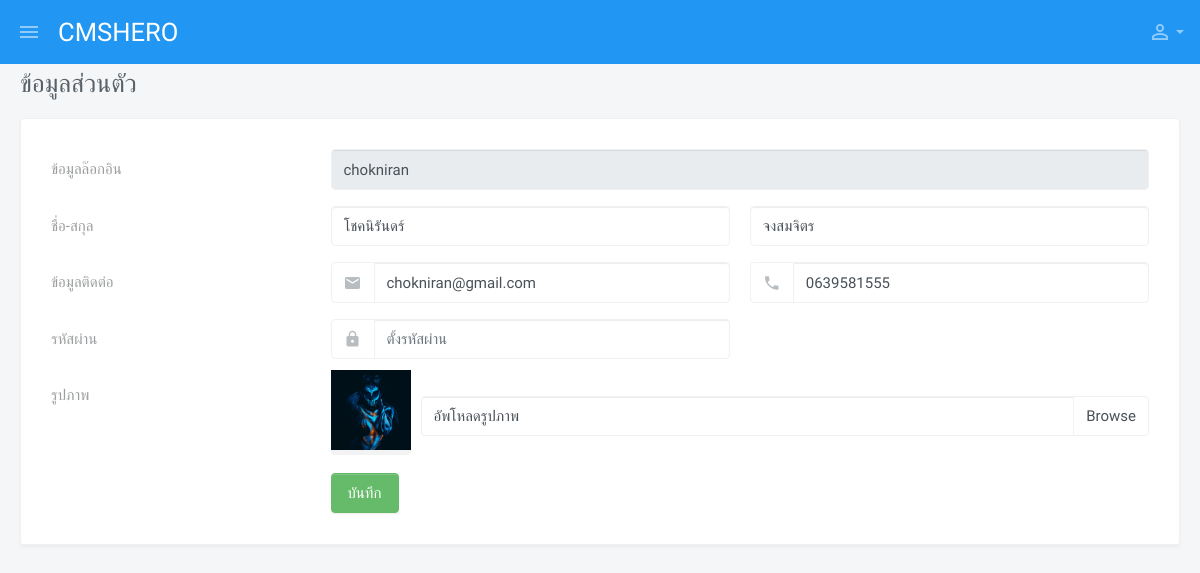
Screenshot of /account/profile (signed in) with the database file from the repository.
### accounts/models.py (models this page shows, shortened)
class Profile(models.Model):
    user = models.OneToOneField(User,on_delete = models.CASCADE)
    user_photo = models.ImageField(upload_to='profile/%Y/%m/%d/')
    user_phone = models.CharField(max_length=15)

### accounts/views.py (the view, shortened to what this page needs)
# urls.py: path('profile',views.profile,name='profile'),
def profile(request):
    current_user = request.user
    profile = Profile.objects.filter(user = current_user.id)
    profile_id = profile[0].id
    profile = get_object_or_404(Profile, pk=profile_id)
    user = get_object_or_404(User, pk=current_user.id)
    profile_after_update = get_object_or_404(Profile, pk=profile_id)
    context = {
      "profile" : profile_after_update
    }
    return render(request,'backend/account/profile.html', context)

### templates/backend/account/profile.html (shortened to what this page needs)
{% extends 'backend/base.html' %}
{% load static %}
{% block pagecontent %}
<ol class="breadcrumb">
    <li class="breadcrumb-item"><a href="{% url 'home' %}">หน้าหลัก</a></li>
    <li class="breadcrumb-item active">ข้อมูลส่วนตัว</li>
</ol>
<h1 class="h2">ข้อมูลส่วนตัว</h1>
<div class="card card-teacher-add">
  <div class="card-body">
    <form class="form-horizontal" id="update-teacher" method="POST" enctype="multipart/form-data">
      <div class="form-group row">
        <label for="name" class="col-sm-3 col-form-label form-label">ข้อมูลล๊อกอิน</label>
        <div class="col-sm-9">
          <div class="row">
            <div class="col-md-12">
              <input name="user_login" id="user_login" type="text" class="form-control" placeholder="ชื่อผู้ใช้งาน" value="{{profile.user.username}}" disabled>
            </div>
          </div>
        </div>
      </div>
      <div class="form-group row">
        <label for="name" class="col-sm-3 col-form-label form-label">ชื่อ-สกุล</label>
        <div class="col-sm-9">
          <div class="row">
            <div class="col-md-6">
              <input type="text" id="first_name" name="first_name" class="form-control" placeholder="ชื่อ" value="{{profile.user.first_name}}">
            </div>
            <div class="col-md-6">
              <input type="text" id="last_name" name="last_name" class="form-control" placeholder="สกุล" value="{{profile.user.last_name}}">
            </div>
          </div>
        </div>
      </div>
      <div class="form-group row">
        <label for="email" class="col-sm-3 col-form-label form-label">ข้อมูลติดต่อ</label>
        <div class="col-sm-9">
          <div class="row">
            <div class="col-md-6">
              <div class="input-group">
                <div class="input-group-prepend">
                  <div class="input-group-text">
                    <i class="material-icons md-18 text-muted">mail</i>
                  </div>
                </div>
                <input type="text" name="user_email" id="user_email" class="form-control" placeholder="อีเมล์" value="{{profile.user.email}}" >
              </div>
            </div>
            <div class="col-md-6">
              <div class="input-group">
                <div class="input-group-prepend">
                  <div class="input-group-text">
                    <i class="material-icons md-18 text-muted">phone</i>
                  </div>
                </div>
                <input type="text" name="user_phone" id="user_phone" class="form-control" placeholder="เบอร์โทร" value="{{profile.user_phone}}">
              </div>
            </div>
          </div>
        </div>
      </div>
      <div class="form-group row">
        <label for="password" class="col-sm-3 col-form-label form-label">รหัสผ่าน</label>
        <div class="col-sm-9">
          <div class="row">
            <div class="col-md-6">
              <div class="input-group">
                <div class="input-group-prepend">
                  <div class="input-group-text">
                    <i class="material-icons md-18 text-muted">lock</i>
                  </div>
                </div>
                <input type="password" id="user_pass" name="user_pass" class="form-control" placeholder="ตั้งรหัสผ่าน">
              </div>
            </div>
          </div>
        </div>
      </div>
      <div class="form-group row">
        <label for="avatar" class="col-sm-3 col-form-label form-label">รูปภาพ</label>
        <div class="col-sm-9">
          <div class="media align-items-center">
            <div class="media-left">
              <div class="icon-block rounded">
                <div id='img_contain'><img id="blah" src="{{profile.user_photo.url}}" alt="your image" title='' /></div>
              </div>
            </div>
            <div class="media-body">
                <div class="custom-file">
                    <label class="custom-file-label" for="thumbnail_image">อัพโหลดรูปภาพ</label>
                </div>
            </div>
          </div>
        </div>
      </div>
      <div class="form-group row">
        <div class="col-sm-9 offset-sm-3">
          <div class="media align-items-center">
            <div class="media-left">
              <button type="submit" class="btn btn-success">บันทึก</a>
            </div>
          </div>
        </div>
      </div>
    </form>
  </div>
</div>
{% endblock %}

### static/css/custom.css (style rules this page uses)
[dir=ltr] body { font-family: 'Sarabun', sans-serif; }
[dir=ltr] .h1, [dir=ltr] .h2, [dir=ltr] .h3, [dir=ltr] .h4, [dir=ltr] .h5, [dir=ltr] .h6, [dir=ltr] h1, [dir=ltr] h2, [dir=ltr] h3, [dir=ltr] h4, [dir=ltr] h5, [dir=ltr] h6 { font-family: 'Kanit', sans-serif; }
[dir=ltr] .form-label { font-size: 15px; }
#blah { max-height: none; height: auto; width: auto; display: block; margin-left: auto; margin-right: auto; }
#img_contain { border-radius: 5px; margin-top: 0px; width: auto; margin-bottom: 10px; }
.custom-file-label { cursor: pointer; }
div#img_contain { max-width: 100%; position: relative; }
div#img_contain img { max-width: 100%; width: 100%; }
[dir=ltr] .card-body { padding: 15px; }
.card.card-teacher-add { padding: 15px 15px 0 15px; }

### rows the page displays
Profile: user_login "chokniran", first_name "โชคนิรันดร์", last_name "จงสมจิตร", user_email "chokniran@gmail.com", user_phone "0639581555", user_photo (picture)
